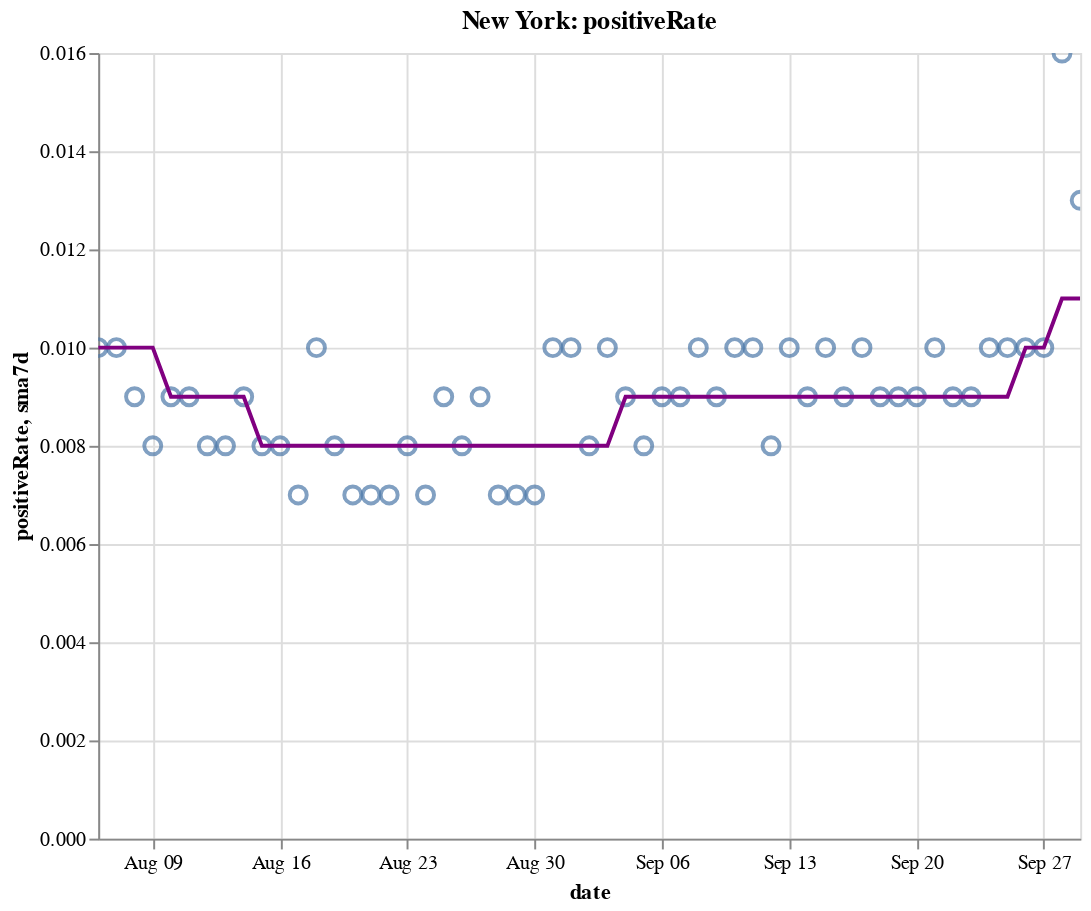

The cell this chart's notebook holds for it:
### Code cell
create_plot(ny, 'positiveRate')

### Figure 1 — Vega-Lite specification as saved in the notebook (floating-point values rounded to 4 significant figures)
{"config": {"view": {"continuousWidth": 400, "continuousHeight": 300}}, "layer": [{"layer": [{"mark": {"type": "point", "size": 75}, "encoding": {"tooltip": [{"type": "temporal", "field": "date"}, {"type": "quantitative", "field": "positiveRate"}, {"type": "quantitative", "field": "sma7d"}], "x": {"type": "temporal", "field": "date"}, "y": {"type": "quantitative", "field": "positiveRate"}}, "selection": {"selector010": {"type": "interval", "bind": "scales", "encodings": ["x", "y"]}}}, {"mark": {"type": "line", "color": "purple"}, "encoding": {"x": {"type": "temporal", "field": "date"}, "y": {"type": "quantitative", "field": "sma7d"}}}]}, {"mark": {"type": "rule", "color": "#aaa"}, "encoding": {"x": {"type": "temporal", "field": "date"}}, "transform": [{"filter": {"selection": "selector009"}}]}, {"mark": "circle", "encoding": {"opacity": {"condition": {"value": 1, "selection": "selector009"}, "value": 0}, "tooltip": [{"type": "temporal", "field": "date"}, {"type": "quantitative", "field": "positiveRate"}, {"type": "quantitative", "field": "sma7d"}], "x": {"type": "temporal", "field": "date"}, "y": {"type": "quantitative", "field": "positiveRate"}}, "selection": {"selector009": {"type": "single", "encodings": ["x"], "on": "mouseover", "nearest": true, "empty": "none"}}}, {"mark": {"type": "text", "align": "left", "dx": 5, "dy": -5, "stroke": "white", "strokeWidth": 2}, "encoding": {"text": {"type": "quantitative", "field": "positiveRate"}, "tooltip": [{"type": "temporal", "field": "date"}, {"type": "quantitative", "field": "positiveRate"}, {"type": "quantitative", "field": "sma7d"}], "x": {"type": "temporal", "field": "date"}, "y": {"type": "quantitative", "field": "positiveRate"}}, "transform": [{"filter": {"selection": "selector009"}}]}, {"mark": {"type": "text", "align": "left", "dx": 5, "dy": -5}, "encoding": {"text": {"type": "quantitative", "field": "positiveRate"}, "tooltip": [{"type": "temporal", "field": "date"}, {"type": "quantitative", "field": "positiveRate"}, {"type": "quantitative", "field": "sma7d"}], "x": {"type": "temporal", "field": "date"}, "y": {"type": "quantitative", "field": "positiveRate"}}, "transform": [{"filter": {"selection": "selector009"}}]}], "data": {"name": "data-26ca32da9d7cb4a2bf18ae1fc295150e"}, "height": 400, "title": "New York: positiveRate", "width": 500, "$schema": "https://vega.github.io/schema/vega-lite/v4.8.1.json", "datasets": {"data-26ca32da9d7cb4a2bf18ae1fc295150e": [{"date": "2020-08-06T00:00:00", "totalTestResultsIncrease": 72370.0, "positiveIncrease": 703.0, "death": 25180.0, "deathIncrease": 6.0, "positiveRate": 0.01, "state": "New York", "sma7d": 0.01}, {"date": "2020-08-07T00:00:00", "totalTestResultsIncrease": 70170.0, "positiveIncrease": 714.0, "death": 25190.0, "deathIncrease": 5.0, "positiveRate": 0.01, "state": "New York", "sma7d": 0.01}, {"date": "2020-08-08T00:00:00", "totalTestResultsIncrease": 74860.0, "positiveIncrease": 703.0, "death": 25200.0, "deathIncrease": 5.0, "positiveRate": 0.009, "state": "New York", "sma7d": 0.01}, {"date": "2020-08-09T00:00:00", "totalTestResultsIncrease": 65810.0, "positiveIncrease": 515.0, "death": 25200.0, "deathIncrease": 7.0, "positiveRate": 0.008, "state": "New York", "sma7d": 0.01}, {"date": "2020-08-10T00:00:00", "totalTestResultsIncrease": 54000.0, "positiveIncrease": 476.0, "death": 25200.0, "deathIncrease": 2.0, "positiveRate": 0.009, "state": "New York", "sma7d": 0.009}, {"date": "2020-08-11T00:00:00", "totalTestResultsIncrease": 77060.0, "positiveIncrease": 667.0, "death": 25210.0, "deathIncrease": 7.0, "positiveRate": 0.009, "state": "New York", "sma7d": 0.009}, {"date": "2020-08-12T00:00:00", "totalTestResultsIncrease": 87780.0, "positiveIncrease": 700.0, "death": 25220.0, "deathIncrease": 7.0, "positiveRate": 0.008, "state": "New York", "sma7d": 0.009}, {"date": "2020-08-13T00:00:00", "totalTestResultsIncrease": 87900.0, "positiveIncrease": 737.0, "death": 25230.0, "deathIncrease": 10.0, "positiveRate": 0.008, "state": "New York", "sma7d": 0.009}, {"date": "2020-08-14T00:00:00", "totalTestResultsIncrease": 85460.0, "positiveIncrease": 727.0, "death": 25230.0, "deathIncrease": 4.0, "positiveRate": 0.009, "state": "New York", "sma7d": 0.009}, {"date": "2020-08-15T00:00:00", "totalTestResultsIncrease": 88670.0, "positiveIncrease": 734.0, "death": 25240.0, "deathIncrease": 12.0, "positiveRate": 0.008, "state": "New York", "sma7d": 0.008}, {"date": "2020-08-16T00:00:00", "totalTestResultsIncrease": 77690.0, "positiveIncrease": 607.0, "death": 25250.0, "deathIncrease": 6.0, "positiveRate": 0.008, "state": "New York", "sma7d": 0.008}, {"date": "2020-08-17T00:00:00", "totalTestResultsIncrease": 56890.0, "positiveIncrease": 408.0, "death": 25260.0, "deathIncrease": 6.0, "positiveRate": 0.007, "state": "New York", "sma7d": 0.008}, {"date": "2020-08-18T00:00:00", "totalTestResultsIncrease": 66890.0, "positiveIncrease": 655.0, "death": 25260.0, "deathIncrease": 8.0, "positiveRate": 0.01, "state": "New York", "sma7d": 0.008}, {"date": "2020-08-19T00:00:00", "totalTestResultsIncrease": 80420.0, "positiveIncrease": 631.0, "death": 25270.0, "deathIncrease": 6.0, "positiveRate": 0.008, "state": "New York", "sma7d": 0.008}, {"date": "2020-08-20T00:00:00", "totalTestResultsIncrease": 80980.0, "positiveIncrease": 601.0, "death": 25280.0, "deathIncrease": 5.0, "positiveRate": 0.007, "state": "New York", "sma7d": 0.008}, {"date": "2020-08-21T00:00:00", "totalTestResultsIncrease": 98880.0, "positiveIncrease": 709.0, "death": 25280.0, "deathIncrease": 3.0, "positiveRate": 0.007, "state": "New York", "sma7d": 0.008}, {"date": "2020-08-22T00:00:00", "totalTestResultsIncrease": 94850.0, "positiveIncrease": 653.0, "death": 25280.0, "deathIncrease": 4.0, "positiveRate": 0.007, "state": "New York", "sma7d": 0.008}, {"date": "2020-08-23T00:00:00", "totalTestResultsIncrease": 74040.0, "positiveIncrease": 572.0, "death": 25290.0, "deathIncrease": 6.0, "positiveRate": 0.008, "state": "New York", "sma7d": 0.008}, {"date": "2020-08-24T00:00:00", "totalTestResultsIncrease": 62030.0, "positiveIncrease": 408.0, "death": 25300.0, "deathIncrease": 7.0, "positiveRate": 0.007, "state": "New York", "sma7d": 0.008}, {"date": "2020-08-25T00:00:00", "totalTestResultsIncrease": 67260.0, "positiveIncrease": 629.0, "death": 25300.0, "deathIncrease": 2.0, "positiveRate": 0.009, "state": "New York", "sma7d": 0.008}, {"date": "2020-08-26T00:00:00", "totalTestResultsIncrease": 71190.0, "positiveIncrease": 566.0, "death": 25300.0, "deathIncrease": 8.0, "positiveRate": 0.008, "state": "New York", "sma7d": 0.008}, {"date": "2020-08-27T00:00:00", "totalTestResultsIncrease": 83440.0, "positiveIncrease": 791.0, "death": 25310.0, "deathIncrease": 4.0, "positiveRate": 0.009, "state": "New York", "sma7d": 0.008}, {"date": "2020-08-28T00:00:00", "totalTestResultsIncrease": 97830.0, "positiveIncrease": 636.0, "death": 25310.0, "deathIncrease": 3.0, "positiveRate": 0.007, "state": "New York", "sma7d": 0.008}, {"date": "2020-08-29T00:00:00", "totalTestResultsIncrease": 93870.0, "positiveIncrease": 635.0, "death": 25320.0, "deathIncrease": 7.0, "positiveRate": 0.007, "state": "New York", "sma7d": 0.008}, {"date": "2020-08-30T00:00:00", "totalTestResultsIncrease": 100000.0, "positiveIncrease": 698.0, "death": 25330.0, "deathIncrease": 8.0, "positiveRate": 0.007, "state": "New York", "sma7d": 0.008}, {"date": "2020-08-31T00:00:00", "totalTestResultsIncrease": 66240.0, "positiveIncrease": 656.0, "death": 25330.0, "deathIncrease": 1.0, "positiveRate": 0.01, "state": "New York", "sma7d": 0.008}, {"date": "2020-09-01T00:00:00", "totalTestResultsIncrease": 77000.0, "positiveIncrease": 754.0, "death": 25330.0, "deathIncrease": 3.0, "positiveRate": 0.01, "state": "New York", "sma7d": 0.008}, {"date": "2020-09-02T00:00:00", "totalTestResultsIncrease": 88450.0, "positiveIncrease": 708.0, "death": 25340.0, "deathIncrease": 5.0, "positiveRate": 0.008, "state": "New York", "sma7d": 0.008}, {"date": "2020-09-03T00:00:00", "totalTestResultsIncrease": 88980.0, "positiveIncrease": 889.0, "death": 25340.0, "deathIncrease": 7.0, "positiveRate": 0.01, "state": "New York", "sma7d": 0.008}, {"date": "2020-09-04T00:00:00", "totalTestResultsIncrease": 93400.0, "positiveIncrease": 864.0, "death": 25350.0, "deathIncrease": 5.0, "positiveRate": 0.009, "state": "New York", "sma7d": 0.009}, {"date": "2020-09-05T00:00:00", "totalTestResultsIncrease": 99760.0, "positiveIncrease": 801.0, "death": 25350.0, "deathIncrease": 2.0, "positiveRate": 0.008, "state": "New York", "sma7d": 0.009}, {"date": "2020-09-06T00:00:00", "totalTestResultsIncrease": 85630.0, "positiveIncrease": 729.0, "death": 25360.0, "deathIncrease": 9.0, "positiveRate": 0.009, "state": "New York", "sma7d": 0.009}, {"date": "2020-09-07T00:00:00", "totalTestResultsIncrease": 58860.0, "positiveIncrease": 520.0, "death": 25360.0, "deathIncrease": 2.0, "positiveRate": 0.009, "state": "New York", "sma7d": 0.009}, {"date": "2020-09-08T00:00:00", "totalTestResultsIncrease": 57830.0, "positiveIncrease": 557.0, "death": 25370.0, "deathIncrease": 6.0, "positiveRate": 0.01, "state": "New York", "sma7d": 0.009}, {"date": "2020-09-09T00:00:00", "totalTestResultsIncrease": 63230.0, "positiveIncrease": 576.0, "death": 25370.0, "deathIncrease": 3.0, "positiveRate": 0.009, "state": "New York", "sma7d": 0.009}, {"date": "2020-09-10T00:00:00", "totalTestResultsIncrease": 76810.0, "positiveIncrease": 757.0, "death": 25380.0, "deathIncrease": 7.0, "positiveRate": 0.01, "state": "New York", "sma7d": 0.009}, {"date": "2020-09-11T00:00:00", "totalTestResultsIncrease": 89720.0, "positiveIncrease": 880.0, "death": 25380.0, "deathIncrease": 5.0, "positiveRate": 0.01, "state": "New York", "sma7d": 0.009}, {"date": "2020-09-12T00:00:00", "totalTestResultsIncrease": 102900.0, "positiveIncrease": 849.0, "death": 25380.0, "deathIncrease": 2.0, "positiveRate": 0.008, "state": "New York", "sma7d": 0.009}, {"date": "2020-09-13T00:00:00", "totalTestResultsIncrease": 72670.0, "positiveIncrease": 725.0, "death": 25390.0, "deathIncrease": 6.0, "positiveRate": 0.01, "state": "New York", "sma7d": 0.009}, {"date": "2020-09-14T00:00:00", "totalTestResultsIncrease": 63360.0, "positiveIncrease": 583.0, "death": 25390.0, "deathIncrease": 4.0, "positiveRate": 0.009, "state": "New York", "sma7d": 0.009}, {"date": "2020-09-15T00:00:00", "totalTestResultsIncrease": 73680.0, "positiveIncrease": 766.0, "death": 25400.0, "deathIncrease": 11.0, "positiveRate": 0.01, "state": "New York", "sma7d": 0.009}, {"date": "2020-09-16T00:00:00", "totalTestResultsIncrease": 75090.0, "positiveIncrease": 652.0, "death": 25410.0, "deathIncrease": 5.0, "positiveRate": 0.009, "state": "New York", "sma7d": 0.009}, {"date": "2020-09-17T00:00:00", "totalTestResultsIncrease": 91500.0, "positiveIncrease": 896.0, "death": 25410.0, "deathIncrease": 3.0, "positiveRate": 0.01, "state": "New York", "sma7d": 0.009}, {"date": "2020-09-18T00:00:00", "totalTestResultsIncrease": 89730.0, "positiveIncrease": 790.0, "death": 25420.0, "deathIncrease": 10.0, "positiveRate": 0.009, "state": "New York", "sma7d": 0.009}, {"date": "2020-09-19T00:00:00", "totalTestResultsIncrease": 110400.0, "positiveIncrease": 986.0, "death": 25420.0, "deathIncrease": 2.0, "positiveRate": 0.009, "state": "New York", "sma7d": 0.009}, {"date": "2020-09-20T00:00:00", "totalTestResultsIncrease": 100400.0, "positiveIncrease": 862.0, "death": 25430.0, "deathIncrease": 2.0, "positiveRate": 0.009, "state": "New York", "sma7d": 0.009}, {"date": "2020-09-21T00:00:00", "totalTestResultsIncrease": 58320.0, "positiveIncrease": 573.0, "death": 25430.0, "deathIncrease": 1.0, "positiveRate": 0.01, "state": "New York", "sma7d": 0.009}, {"date": "2020-09-22T00:00:00", "totalTestResultsIncrease": 84000.0, "positiveIncrease": 754.0, "death": 25430.0, "deathIncrease": 4.0, "positiveRate": 0.009, "state": "New York", "sma7d": 0.009}, {"date": "2020-09-23T00:00:00", "totalTestResultsIncrease": 70930.0, "positiveIncrease": 665.0, "death": 25440.0, "deathIncrease": 5.0, "positiveRate": 0.009, "state": "New York", "sma7d": 0.009}, {"date": "2020-09-24T00:00:00", "totalTestResultsIncrease": 92950.0, "positiveIncrease": 955.0, "death": 25440.0, "deathIncrease": 2.0, "positiveRate": 0.01, "state": "New York", "sma7d": 0.009}, {"date": "2020-09-25T00:00:00", "totalTestResultsIncrease": 94820.0, "positiveIncrease": 908.0, "death": 25450.0, "deathIncrease": 7.0, "positiveRate": 0.01, "state": "New York", "sma7d": 0.009}, {"date": "2020-09-26T00:00:00", "totalTestResultsIncrease": 99950.0, "positiveIncrease": 1005.0, "death": 25450.0, "deathIncrease": 4.0, "positiveRate": 0.01, "state": "New York", "sma7d": 0.01}, {"date": "2020-09-27T00:00:00", "totalTestResultsIncrease": 84770.0, "positiveIncrease": 866.0, "death": 25460.0, "deathIncrease": 6.0, "positiveRate": 0.01, "state": "New York", "sma7d": 0.01}, {"date": "2020-09-28T00:00:00", "totalTestResultsIncrease": 52940.0, "positiveIncrease": 834.0, "death": 25470.0, "deathIncrease": 12.0, "positiveRate": 0.016, "state": "New York", "sma7d": 0.011}, {"date": "2020-09-29T00:00:00", "totalTestResultsIncrease": 88230.0, "positiveIncrease": 1189.0, "death": 25470.0, "deathIncrease": 2.0, "positiveRate": 0.013, "state": "New York", "sma7d": 0.011}]}}
